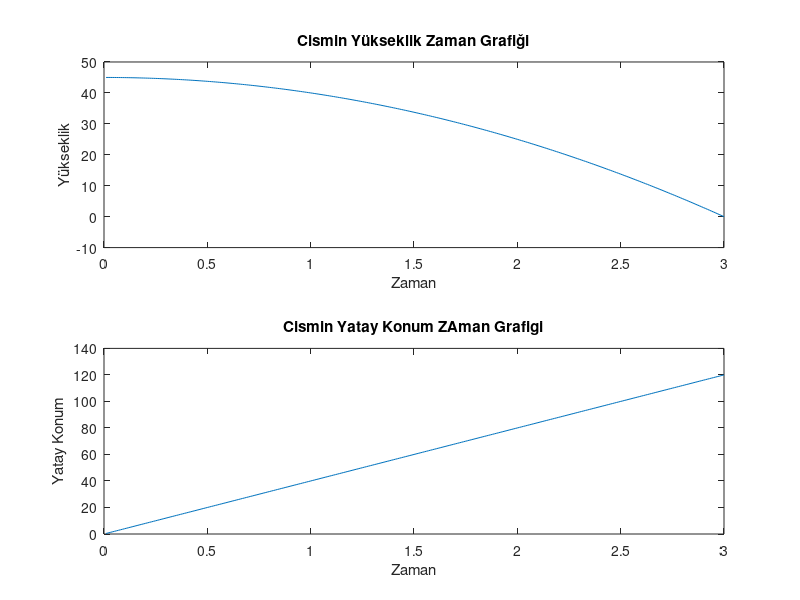

This chart was generated by the following MATLAB code:
%Parametereler
g = 10;
v0= 40;
h = 45;
dt = 0.01; %adım aralığı (h)
t_max = 10;
% başlangıç koşulları
t = 0;
x = 0;
y = h;
vx = v0; % yatay hız
vy = 0; % dikey hız

%Zaman ve konum vektörleri
T = [];
X = [];
Y = [];

while y>0
    %zamanı güncellemek gerek
    t = t+dt;
    %RK4
    k1_vy = -g*dt;
    k2_vy = -g*dt;
    k3_vy = -g*dt;
    k4_vy = -g*dt;

    k1_y = vy*dt;
    k2_y = (vy+0.5*k1_vy) * dt;
    k3_y = (vy+0.5*k2_vy) * dt;
    k4_y = (vy+k3_vy) * dt;

    vy = vy + (1/6)*(k1_vy+2*k2_vy+2*k3_vy+k4_vy);
    y = y + (1/6)*(k1_y + 2*k2_y+2*k3_y+k4_y);

    %yatay hız sabit, dolayısıyla x konumu için sadece euler yeterli
    x = x+vx*dt;
    %değerleri kaydet
    T = [T,t];
    X = [X,x];
    Y = [Y,y];
    %düşüş tamamlandığında döngüyü kır
    if y<=0
        break;
    end
end
%grafikler
figure;
subplot(2,1,1);
plot(T,Y);
title('Cismin Yükseklik Zaman Grafiği');
xlabel('Zaman');
ylabel('Yükseklik');

subplot(2,1,2);
plot(T,X);
title('Cismin Yatay Konum ZAman Grafigi');
xlabel('Zaman');
ylabel('Yatay Konum');

%sonuç
fprintf('Cismin düşme süresi: %.2f saniye\n',T(end));
fprintf('Cismin yatayda aldığı mesafe: %.2f metre\n',X(end));









